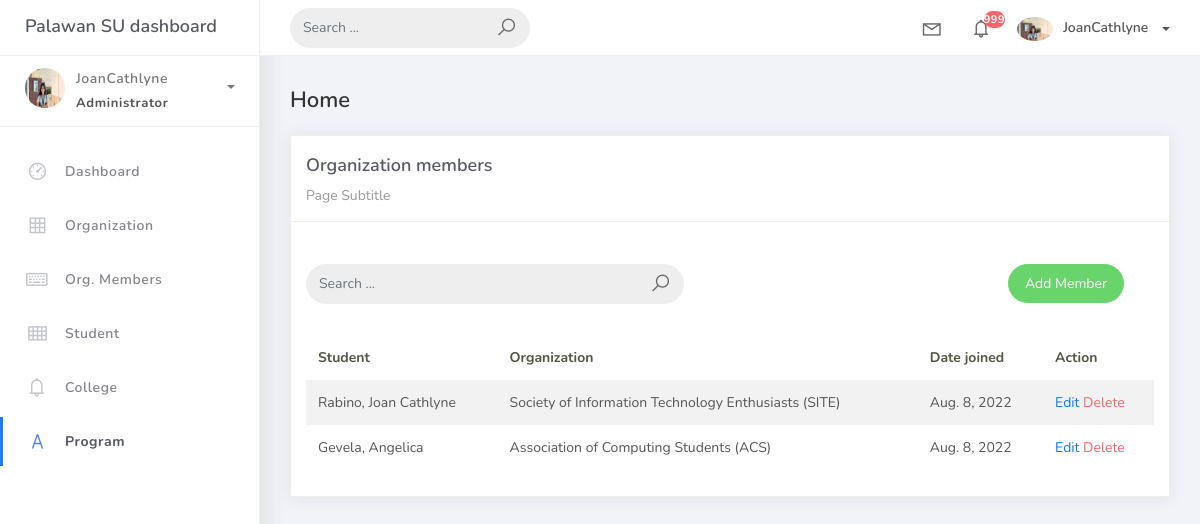
The app's page /org_member, older data.
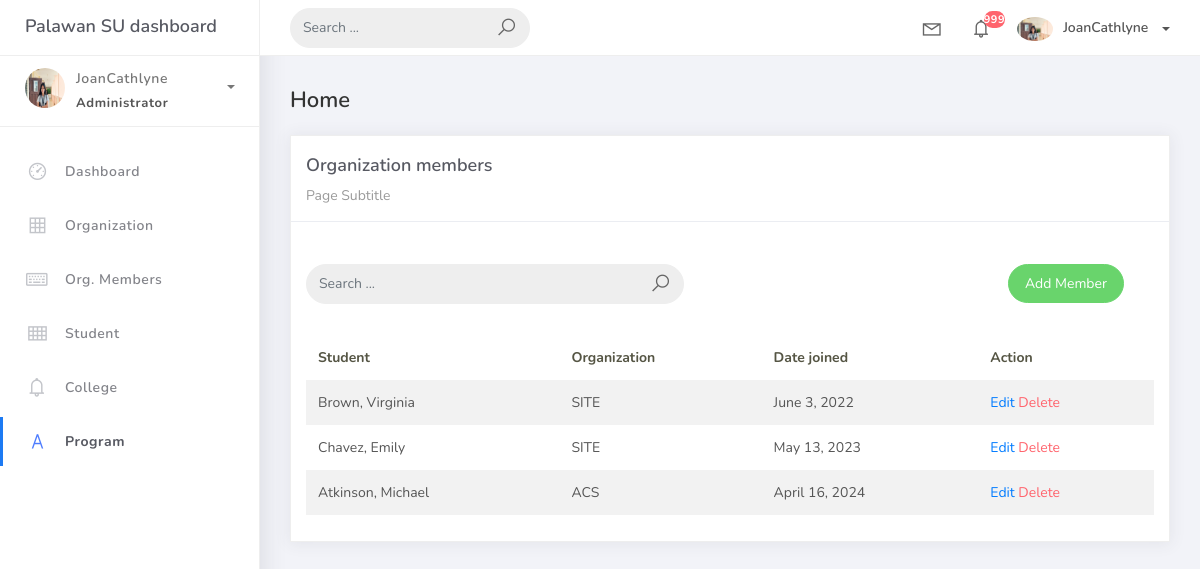
The same page, newer data.
### studentorg/models.py (models this page shows)
class BaseModel(models.Model):
    created_at = models.DateTimeField(auto_now_add=True, db_index=True)
    updated_at = models.DateTimeField(auto_now=True)
    class Meta:
        abstract = True

class OrgMember(BaseModel):
    student = models.ForeignKey(Student, on_delete=models.CASCADE)
    organization = models.ForeignKey(Organization, on_delete=models.CASCADE)
    date_joined = models.DateField()

class Student(BaseModel):
    student_id = models.CharField(max_length=15)
    lastname = models.CharField(max_length=25)
    firstname = models.CharField(max_length=25)
    middlename = models.CharField(max_length=25, blank=True, null=True)
    program = models.ForeignKey(Program, on_delete=models.CASCADE)
    def __str__(self):
        return f"{self.lastname}, {self.firstname}"

class Organization(BaseModel):
    name = models.CharField(max_length=250)
    college = models.ForeignKey(
        College, null=True, blank=True, on_delete=models.CASCADE)
    description = models.CharField(max_length=500)
    def __str__(self):
        return self.name

### studentorg/views.py (the view)
# urls.py: path('org_member', OrganizationMember.as_view(), name='orgmember-list'),
class OrganizationMember(ListView):
    model = OrgMember
    context_object_name = 'orgmember'
    template_name = 'org_member.html'
    paginate_by = 5
    def get_queryset(self, *args, **kwargs):
         qs = super(OrganizationMember, self).get_queryset(*args, **kwargs)
         if self.request.GET.get("q") != None:
             query = self.request.GET.get('q')
             qs = qs.filter(Q(student__firstname__icontains=query) |
                            Q(organization__name__icontains=query))
         return qs

### templates/org_member.html (shortened to what this page needs)
{% extends 'base.html' %}
{% load static %}
{% block content %}
<div class="content">
  <div class="container-fluid">
    <h4 class="page-title">Home</h4>
    <div class="row">
      <div class="col-md-12">
        <div class="card">
          <div class="card-header">
            <div class="card-title">Organization members</div>
            <div class="card-category">Page Subtitle</div>
          </div>
          <br/>
          <div class="col-md-12 row">
            <div class="col-md-6">
                <br/>
              <form class="navbar-left navbar-form nav-search mr-md-3" action="{% url 'orgmember-list' %}">
                <div class="input-group">
                  <input type="text" placeholder="Search ..." class="form-control" name="q" />
                  <div class="input-group-append">
                    <span class="input-group-text">
                      <i class="la la-search search-icon"></i>
                    </span>
                  </div>
                </div>
              </form>
            </div>
            <div class="col-md-6">
              <div class="pull-right">
                <br/>
                <a href="{% url 'orgmember-add' %}" class="btn btn-success btn-rounded">Add Member</a>
              </div>
            </div>
          </div>
          <div class="card-body">
            <table class="table table-striped mt-3">
              <thead>
                <tr>
                  <th scope="col">Student</th>
                  <th scope="col">Organization</th>
                  <th scope="col">Date joined</th>
                  <th scope="col">Action</th>
                </tr>
              </thead>
              <tbody>
                {% for object in object_list %}
                <tr>
                  <td>{{ object.student }}</td>
                  <td>{{ object.organization }}</td>
                  <td>{{ object.date_joined }}</td>
                  <td>
                    <a href="org_member/{{ object.id }}">Edit</a>
                    <a href="org_member/{{ object.id }}/delete" class="text-danger">Delete</a>
                </td>
              </tr>
              {% empty %}
                </tr>
                {% endfor %}
              </tbody>
            </table>
          </div>
        </div>
      </div>
    </div>
  </div>
</div>
{% endblock %}

Row changes from the older to the newer data that the page shows:
removed OrgMember: student "Rabino, Joan Cathlyne", organization "Society of Information Technology Enthusiasts (SITE)", date_joined "Aug. 8, 2022"
removed OrgMember: student "Gevela, Angelica", organization "Association of Computing Students (ACS)", date_joined "Aug. 8, 2022"
added OrgMember: student "Brown, Virginia", organization "SITE", date_joined "June 3, 2022"
added OrgMember: student "Chavez, Emily", organization "SITE", date_joined "May 13, 2023"
added OrgMember: student "Atkinson, Michael", organization "ACS", date_joined "April 16, 2024"
